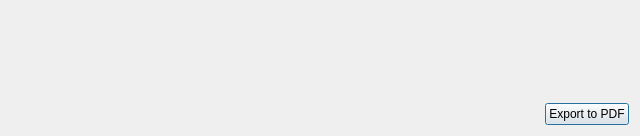
<?xml version="1.0" encoding="UTF-8"?>
<ui version="4.0">
 <class>TimelineWindow</class>
 <widget class="QDialog" name="TimelineWindow">
  <property name="geometry">
   <rect>
    <x>0</x>
    <y>0</y>
    <width>640</width>
    <height>136</height>
   </rect>
  </property>
  <property name="windowTitle">
   <string>Memory Access Timeline</string>
  </property>
  <layout class="QVBoxLayout" name="verticalLayout">
   <item>
    <widget class="QWidget" name="widget" native="true">
     <layout class="QHBoxLayout" name="horizontalLayout_2">
      <item>
       <layout class="QFormLayout" name="formLayout">
        <property name="sizeConstraint">
         <enum>QLayout::SetDefaultConstraint</enum>
        </property>
        <property name="fieldGrowthPolicy">
         <enum>QFormLayout::AllNonFixedFieldsGrow</enum>
        </property>
       </layout>
      </item>
     </layout>
    </widget>
   </item>
   <item>
    <layout class="QHBoxLayout" name="horizontalLayout">
     <item>
      <spacer name="horizontalSpacer">
       <property name="orientation">
        <enum>Qt::Horizontal</enum>
       </property>
       <property name="sizeHint" stdset="0">
        <size>
         <width>40</width>
         <height>20</height>
        </size>
       </property>
      </spacer>
     </item>
     <item>
      <widget class="QPushButton" name="exportToPdfPushButton">
       <property name="text">
        <string>Export to PDF</string>
       </property>
      </widget>
     </item>
    </layout>
   </item>
  </layout>
 </widget>
 <resources/>
 <connections/>
</ui>
